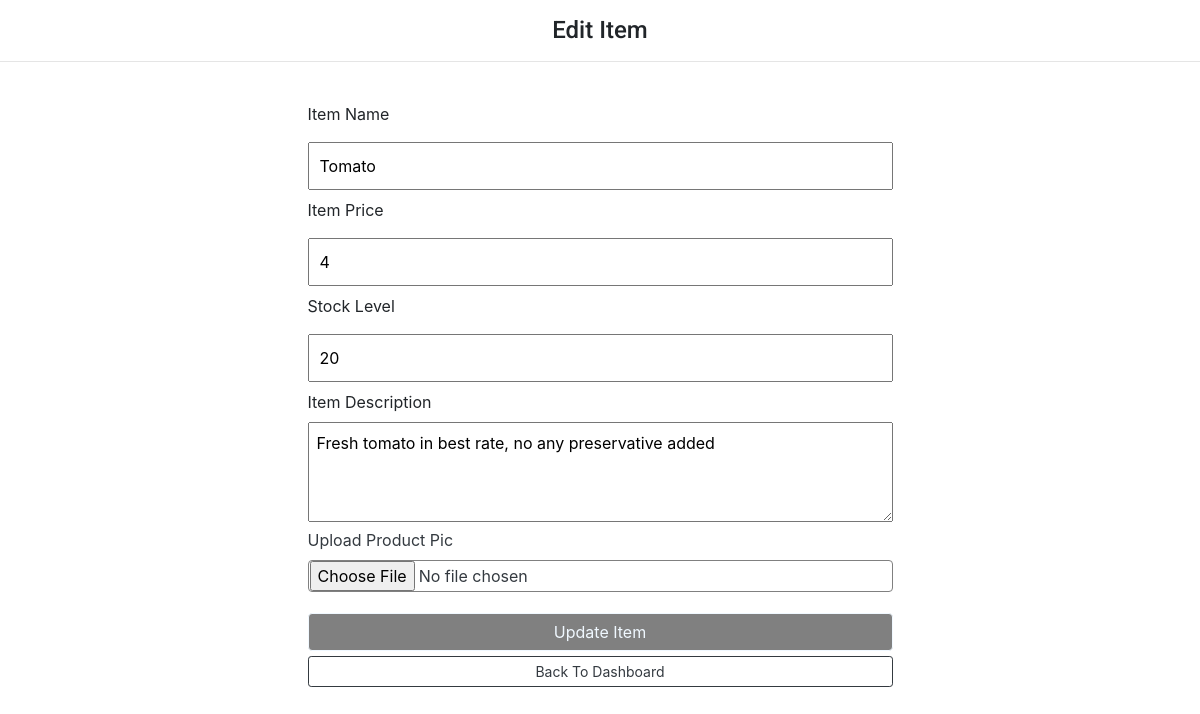
Screenshot of /traderdashboard/ammend.php?pid=202 with the database file from the repository.
### tables this page shows
CREATE TABLE `product` (
  `Product_ID` int(2) NOT NULL,
  `Product_name` varchar(50) NOT NULL,
  `Product_Description` varchar(255) NOT NULL,
  `Rating` int(3) DEFAULT NULL,
  `Product_image` varchar(20) NOT NULL,
  `Product_price` float NOT NULL,
  `Product_quantity` int(2) NOT NULL,
  `Rated_by` int(5) DEFAULT NULL,
  `shop` int(100) NOT NULL,
  `trader_id` int(10) NOT NULL
);

### traderdashboard/ammend.php (the view, shortened to what this page needs)
<?php
include '../config.php';
$id = $_GET['pid'];
$query = "SELECT * FROM product WHERE Product_ID='$id'";
$result = mysqli_query($conn, $query);
$row = mysqli_fetch_assoc($result);
    ?>
<!doctype html>
<html lang="en">
<head>
    <link rel="stylesheet" href="https://stackpath.bootstrapcdn.com/bootstrap/4.3.1/css/bootstrap.min.css"
>
    <link rel="stylesheet" href="css/all.min.css">
    <link href="https://cdnjs.cloudflare.com/ajax/libs/font-awesome/5.15.3/css/all.min.css"
 rel="stylesheet" />
    <link rel="stylesheet" href="css/style.css">
</head>
<body>
    <h4 class="text-center mt-3">Edit Item</h4>
    <hr>
    <div class="comtainer">
        <div class="row justify-content-center">
            <div class="col-md-6 col-12">
                <form method="POST" action="update.php">
                    <input type="hidden" name="productID" value="<?php echo $row['Product_ID'] ?>" /><br>
                    <label for="name">Item Name</label>
                    <input type="text" name="itemName" class="input-field"
                        value="<?php echo $row['Product_name'] ?>"><br>
                    <label for="price">Item Price</label>
                    <input type="text" name="itemPrice" class="input-field"
                        value="<?php echo $row['Product_price'] ?>"><br>
                    <label for="stock">Stock Level</label>
                    <input type="text" name="stockLevel" class="input-field"
                        value="<?php echo $row['Product_quantity'] ?>"><br>
                    <label for="desc">Item Description</label>
                    <textarea name="itemDesc" class="p-2"><?php echo $row['Product_Description'] ?></textarea><br>
                    <div class="form-group">
                        <label for="exampleFormControlInput1" class="text-dark">Upload Product
                            Pic</label>
                        <input type="file" name="fileName" class="choosefile text-dark rounded"
                            value="<?php echo $row['image'] ?>" /><br>
                    </div>
                    <button name="updateItem" class="btn btn-outline-dark ">Update
                        Item</button>
                    <a href="index.php" class="btn btn-outline-dark btn-sm w-100 ">Back To
                        Dashboard</a>
                </form>
            </div>
        </div>
    </div>
</body>
</html>

### traderdashboard/css/style.css (style rules this page uses)
* { margin: 0; padding: 0; box-sizing: border-box; }
h1, h2, h3, h4, h5, h6 { font-family: "Roboto", sans-serif; }
input.input-field { width: 100%; padding: 10px; margin: 8px 0; }
textarea { width: 100%; height: 100px; }
input.choosefile { width: 100%; border: 1px solid grey; padding: 0px 1px; }
button.btn { width: 100%; border: 1px solid; margin: 5px 0; background-color: grey; color: aliceblue; }
.btn { box-shadow: none !important; }

### rows the page displays
product: itemName "Tomato", itemPrice "4", stockLevel "20", itemDesc "Fresh tomato in best rate, no any preservative added"
